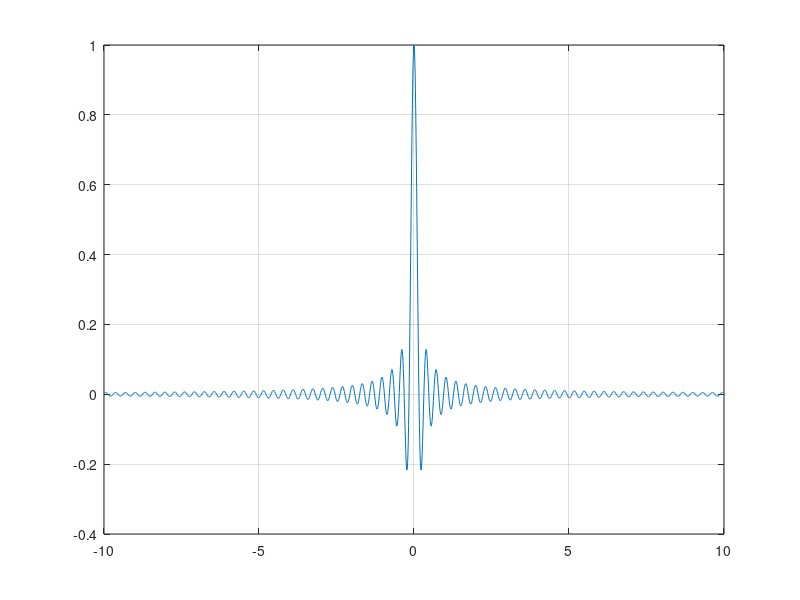
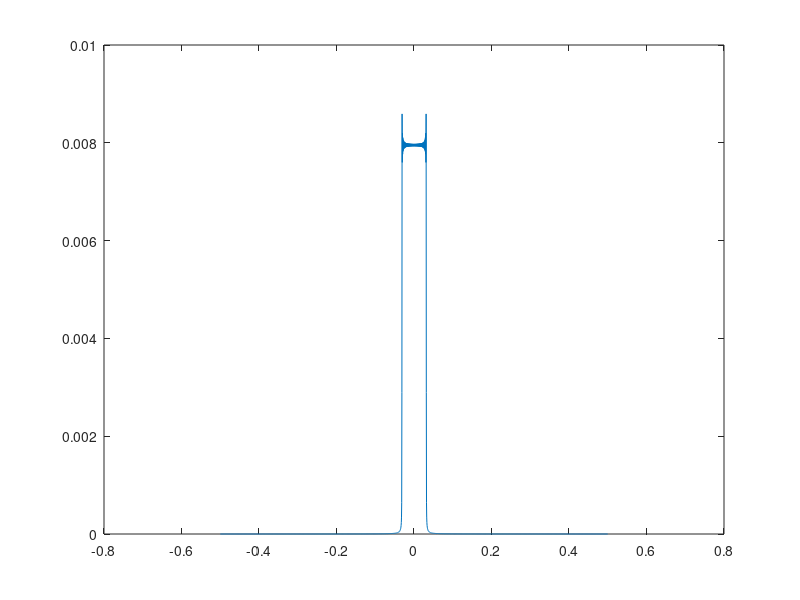

Source code (MATLAB) for these figures, in order:
%% Projeto 1
%% Autor: eu

%% Projeto 1.2
%% Transformada de Fourier
%Escolha um sinal sintetizado acima. Aplicar uma Dilatação e um Deslocamento
close all; clear;clc
x = linspace(-10,10,2000);
y = sinc(2*pi*x);
myfft = fft(y);
myfft = fftshift(abs(myfft)/numel(myfft));

f = x*(1/(x(2)-(x(1))))/numel(myfft);
figure;plot(x,y);
grid on
figure;plot(f,myfft);